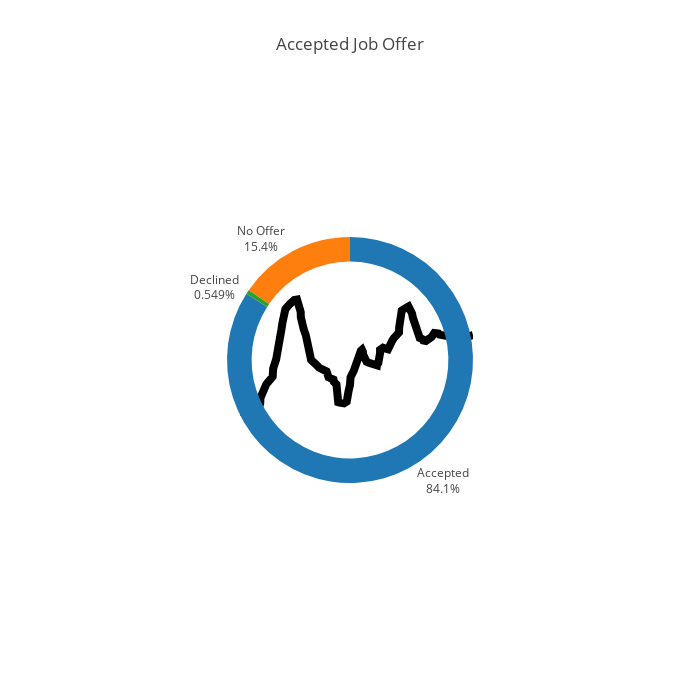

Notebook code cell kept with this figure:
### Code cell
iplot(offer_fig)

### Figure 1 — Plotly figure (JSON) as saved in the notebook; plotly's stock layout.template omitted (floating-point values rounded to 4 significant figures; data arrays with more than 128 entries replaced by an {"elided": "..."} marker saying what was removed)
{"data": [{"hole": 0.8, "labels": ["Offer Accepted", "No Offer", "Offer Decline"], "showlegend": false, "text": ["Accepted", "No Offer", "Declined"], "textposition": "outside", "type": "pie", "values": [153, 28, 1]}, {"line": {"color": "white", "width": 8}, "mode": "lines", "name": "Accepted", "type": "scatter", "x": ["2012-12-23", "2013-01-06", "2013-01-16", "2013-01-24", "2013-02-24"], "y": [0.7671, 0.7666, 0.7652, 0.765, 0.766]}, {"line": {"color": "black", "width": 8}, "mode": "lines", "name": "Accepted", "type": "scatter", "x": {"elided": "158 str values"}, "y": {"elided": "158 float values"}}], "layout": {"autosize": false, "height": 700, "margin": {"l": 227, "r": 227}, "showlegend": false, "title": "Accepted Job Offer", "width": 700, "xaxis": {"autorange": true, "showgrid": false, "showline": false, "showticklabels": false, "ticks": false, "type": "date"}, "yaxis": {"range": [0.515, 1.167], "showgrid": false, "showline": false, "showticklabels": false, "ticks": false, "type": "linear"}}}
